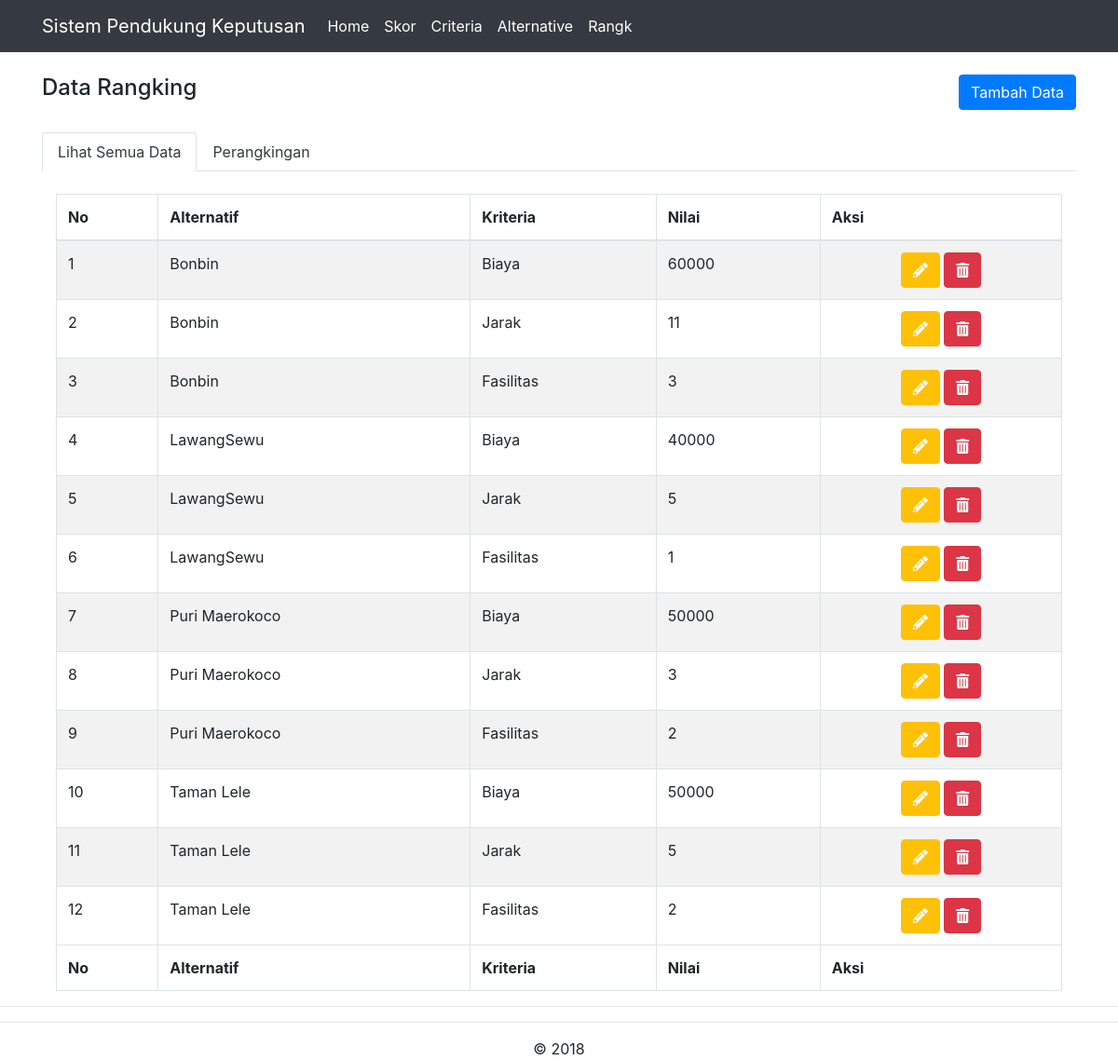
The app's page /rangking.php, older data.
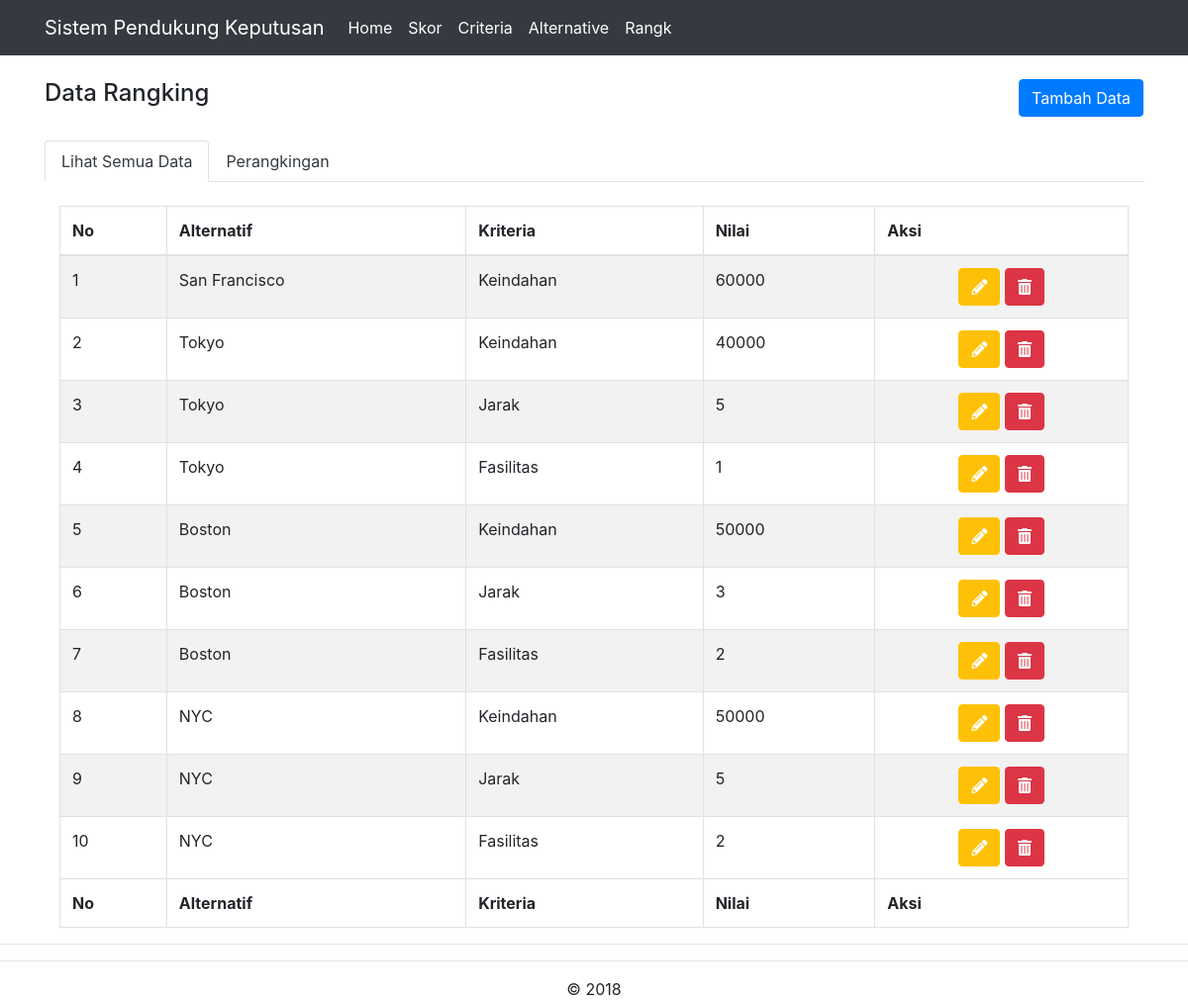
The same page, newer data.
### tables this page shows
CREATE TABLE `rangking` (
  `id_alternatif` int(11) NOT NULL,
  `id_kriteria` int(11) NOT NULL,
  `nilai_rangking` double DEFAULT NULL,
  `nilai_normalisasi` double DEFAULT NULL,
  `bobot_normalisasi` double DEFAULT NULL
);

CREATE TABLE `alternatif` (
  `id_alternatif` int(11) NOT NULL,
  `nama_alternatif` varchar(35) NOT NULL,
  `hasil_alternatif` double NOT NULL
);

CREATE TABLE `kriteria` (
  `id_kriteria` int(11) NOT NULL,
  `nama_kriteria` varchar(35) NOT NULL,
  `tipe_kriteria` varchar(35) NOT NULL,
  `bobot_kriteria` double NOT NULL
);

### rangking.php (the view, shortened to what this page needs)
<?php
include "header.php";
include "config.php";
$readK = mysqli_query($koneksi,"SELECT * FROM alternatif a, kriteria b, rangking c
								WHERE a.id_alternatif=c.id_alternatif AND
								b.id_kriteria=c.id_kriteria
								ORDER BY a.id_alternatif ASC");
?>
<br>
<div class="container">
  <div class="row">
		<div class="col-md-6 text-left">
			<h4>Data Rangking</h4>
		</div>
		<div class="col-md-6 text-right">
			<button onclick="location.href='tambah-rangking.php'" class="btn btn-primary">Tambah Data</button>
		</div>
  </div>
  <br>
  <ul class="nav nav-tabs" role="tablist">
    <li class="nav-item">
      <a class="nav-link active text-dark" data-toggle="tab" href="#lihat">Lihat Semua Data</a>
    </li>
    <li class="nav-item">
      <a class="nav-link text-dark" data-toggle="tab" href="#rangking">Perangkingan</a>
    </li>
  </ul>
  <div class="tab-content">
    <div id="lihat" class="container tab-pane active"><br>
      <table id="tabeldata" width="100%" class="table table-striped table-bordered">
		<thead>
			<tr>
		    	<th>No</th>
		        <th>Alternatif</th>
		        <th>Kriteria</th>
                <th>Nilai</th>
                <th>Aksi</th>
            </tr>
		</thead>
<tbody>
<?php
$no=1;
while ($row = mysqli_fetch_array($readK)){
?>
            <tr>
                <td><?php echo $no++ ?></td>
                <td><?php echo $row['nama_alternatif'] ?></td>
		        <td><?php echo $row['nama_kriteria'] ?></td>
		        <td><?php echo $row['nilai_rangking'] ?></td>
                <td class="text-center">
					<a href="edit-rangking.php?ia=<?php echo $row['id_alternatif'] ?>&ik=<?php echo $row['id_kriteria'] ?>" class="btn btn-warning text-white"><i class="fas fa-pencil-alt"></i></a>
					<a href="hapus-rangking.php?ia=<?php echo $row['id_alternatif'] ?>&ik=<?php echo $row['id_kriteria'] ?>" onclick="return confirm('Yakin ingin menghapus data')" class="btn btn-danger"><span class="fas fa-trash-alt"></span></a>
			    </td>
            </tr>
<?php
}
?>
</tbody>
		<tfoot>
			<tr>
		    	<th>No</th>
		        <th>Alternatif</th>
		        <th>Kriteria</th>
                <th>Nilai</th>
                <th>Aksi</th>
            </tr>
		</tfoot>
	</table>
    </div>
  </div>
</div>
<?php
include "footer.php";
?>

### header.php (shortened to what this page needs)
<!DOCTYPE html>
<html>
<head>
  <link rel="stylesheet" href="assets/css/bootstrap.css">
	<link rel="stylesheet" href="assets/css/bootstrap.min.css">
  <link rel="stylesheet" href="assets/css/dataTables.bootstrap4.min.css">
  <link rel="stylesheet" href="assets/css/font-awesome/css/fontawesome-all.css">
</head>
<body>
<nav class="navbar navbar-expand-lg navbar-dark bg-dark">
  <div class="container">
  <a class="navbar-brand" href="index.php">Sistem Pendukung Keputusan</a>
  <div class="collapse navbar-collapse" id="navbarSupportedContent">
    <ul class="navbar-nav mr-auto">
      <li class="nav-item">
        <a class="nav-link text-white" href="index.php">Home<span class="sr-only">(current)</span></a>
      </li>
      <li class="nav-item">
        <a class="nav-link text-white" href="nilai.php">Skor</a>
      </li>
      <li class="nav-item">
        <a class="nav-link text-white" href="kriteria.php">Criteria</a>
      </li>
      <li class="nav-item">
        <a class="nav-link text-white" href="alternatif.php">Alternative</a>
      </li>
      <li class="nav-item">
        <a class="nav-link text-white" href="rangking.php">Rangk</a>
      </li>
    </ul>
    </div>
  </div>
</nav>

### footer.php (shortened to what this page needs)
<hr>
<hr>
<footer class="text-center">&copy; 2018</footer>
  </body>
</html>

Row changes from the older to the newer data that the page shows:
removed rangking: id_alternatif.nama_alternatif "Bonbin", id_kriteria.nama_kriteria "Jarak", nilai_rangking "11"
removed rangking: id_alternatif.nama_alternatif "Bonbin", id_kriteria.nama_kriteria "Fasilitas", nilai_rangking "3"
changed through a linked row, rangking: id_alternatif.nama_alternatif "Bonbin" → "San Francisco"; id_kriteria.nama_kriteria "Biaya" → "Keindahan"
changed through a linked row, rangking (number 2 of 10 on the later page): id_alternatif.nama_alternatif "LawangSewu" → "Tokyo"; id_kriteria.nama_kriteria "Biaya" → "Keindahan"
changed through a linked row, rangking (number 3 of 10 on the later page): id_alternatif.nama_alternatif "LawangSewu" → "Tokyo"
changed rangking (number 4 of 10 on the later page): id_alternatif.nama_alternatif "LawangSewu" → "Tokyo"
changed through a linked row, rangking (number 5 of 10 on the later page): id_alternatif.nama_alternatif "Puri Maerokoco" → "Boston"; id_kriteria.nama_kriteria "Biaya" → "Keindahan"
changed through a linked row, rangking (number 6 of 10 on the later page): id_alternatif.nama_alternatif "Puri Maerokoco" → "Boston"
changed rangking (number 7 of 10 on the later page): id_alternatif.nama_alternatif "Puri Maerokoco" → "Boston"
changed through a linked row, rangking (number 8 of 10 on the later page): id_alternatif.nama_alternatif "Taman Lele" → "NYC"; id_kriteria.nama_kriteria "Biaya" → "Keindahan"
changed through a linked row, rangking (number 9 of 10 on the later page): id_alternatif.nama_alternatif "Taman Lele" → "NYC"
changed rangking (number 10 of 10 on the later page): id_alternatif.nama_alternatif "Taman Lele" → "NYC"
